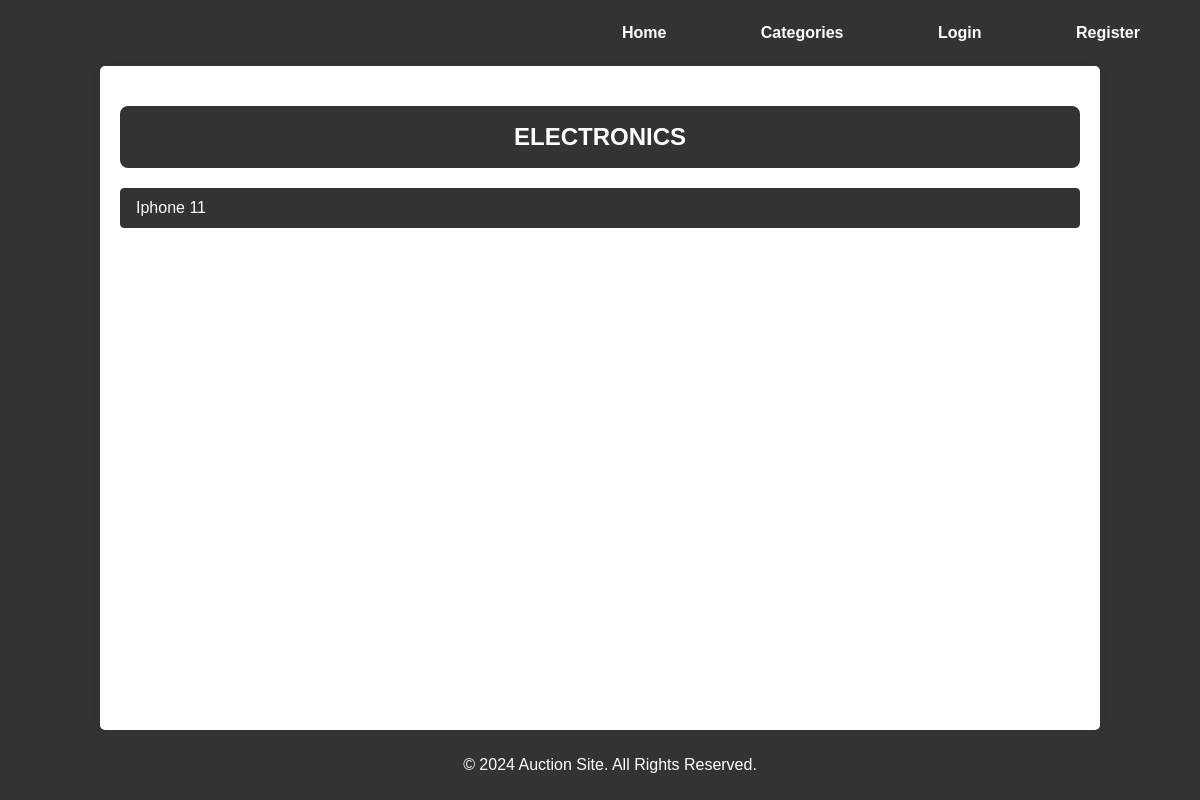
Page /categories/ELECTRONICS/ on the earlier database version.
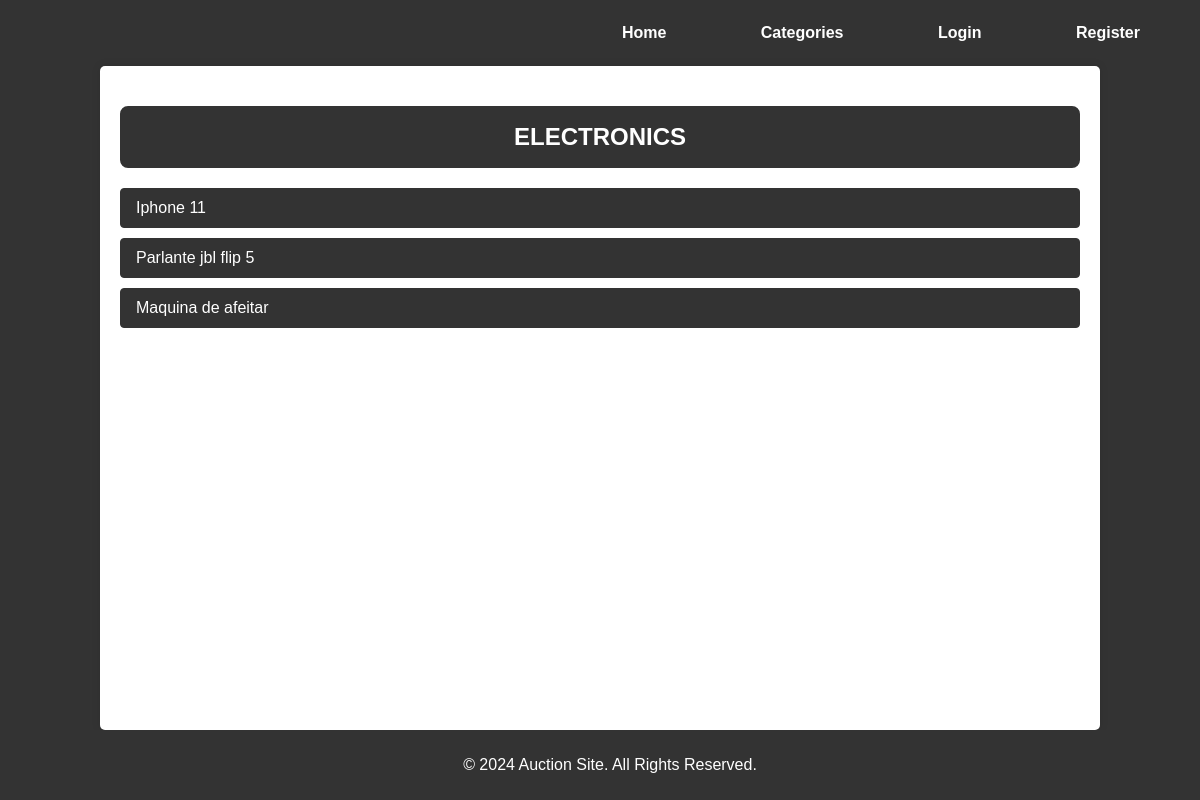
Same page on the later database version.
### auctions/models.py (models this page shows, shortened)
class AuctionListing(models.Model):
    CATEGORY_CHOICES = [
        ('SPORTS', 'Sports'),
        ('ELECTRONICS', 'Electronics'),
        ('FASHION', 'Fashion'),
        ('HOME', 'Home'),
        ('OTHER', 'Other'),
    ]
    title = models.CharField(max_length=64)
    description = models.TextField()
    starting_bid = models.DecimalField(max_digits=10, decimal_places=2)
    image_url = models.URLField(blank=True, null=True)
    category = models.CharField(max_length=64, choices=CATEGORY_CHOICES, blank=True, null=True)
    owner = models.ForeignKey(User, on_delete=models.CASCADE, related_name="listings")
    is_active = models.BooleanField(default=True)
    winner = models.ForeignKey(User, on_delete=models.SET_NULL, null=True, blank=True, related_name="won_auctions")
    winning_bid = models.DecimalField(max_digits=10, decimal_places=2, null=True, blank=True)

### auctions/views.py (the view)
# urls.py: path("categories/<str:category_name>/", views.category_listings, name="category_listings"),
def category_listings(request, category_name):
    listings = AuctionListing.objects.filter(category=category_name, is_active=True)  # Filtrar las subastas activas por categoría.
    return render(request, "auctions/category_listings.html", {
        "category_name": category_name,
        "listings": listings
    })

### auctions/templates/auctions/category_listings.html
{% extends 'auctions/layout.html' %}
{% block body %}
    <h1 class="active-listings-title">{{ category_name }}</h1>
    <div class="categories-list">
        {% if listings %}
            <ul class="listing-list">
                {% for listing in listings %}
                    <li class="category-item">
                        <a href="{% url 'auctions:listing_detail' listing.id %}" class="category-link">{{ listing.title }}</a>
                    </li>
                {% endfor %}
            </ul>
        {% else %}
            <p class="no-listings-message">No listings in this category.</p>
        {% endif %}
    </div>
{% endblock %}

Differences in the rows shown:
removed AuctionListing: category "ELECTRONICS", title "Iphone 11"
added AuctionListing: title "Iphone 11"
added AuctionListing: title "Parlante jbl flip 5"
added AuctionListing: title "Maquina de afeitar"
Other differences:
{{ category_name }}: (not shown) → "ELECTRONICS"
